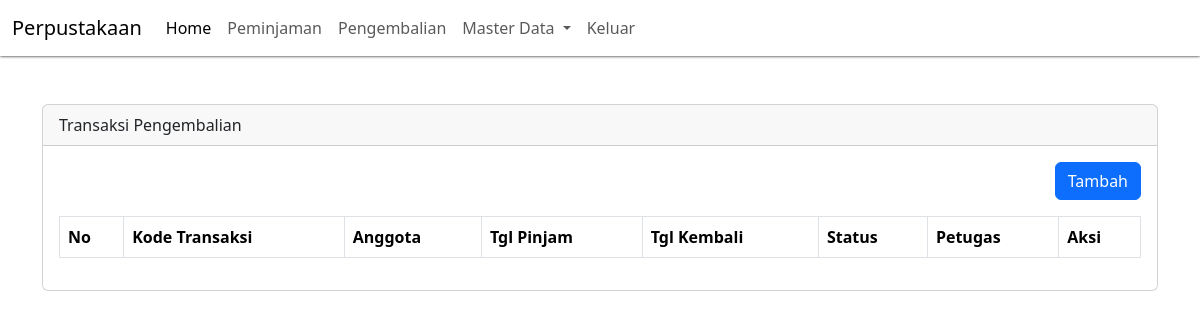
Before: /?pg=pengembalian with the older database file.
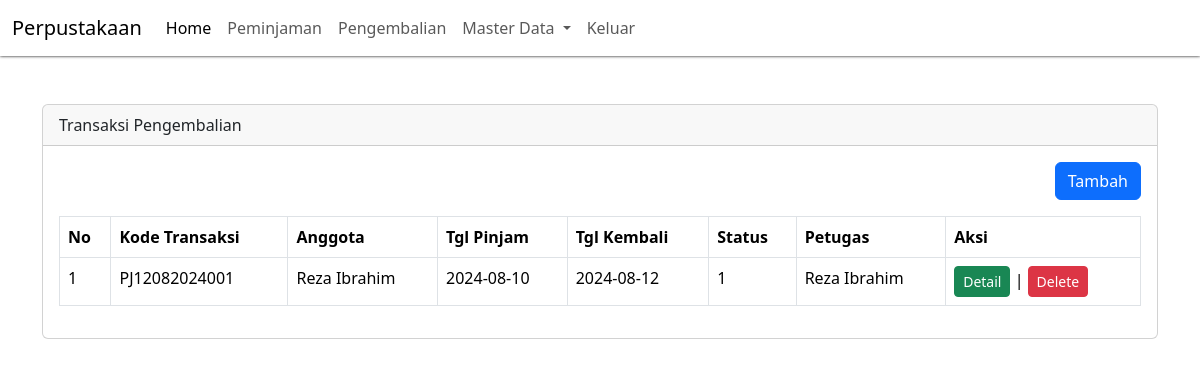
After: the same page with the newer database file.
### tables this page shows
CREATE TABLE `peminjaman` (
  `id` int(11) NOT NULL,
  `id_anggota` int(11) NOT NULL,
  `id_user` int(11) NOT NULL,
  `kode_transaksi` varchar(30) NOT NULL,
  `tgl_pinjam` date NOT NULL,
  `tgl_kembali` date NOT NULL,
  `status` tinyint(1) NOT NULL,
  `created_at` timestamp NOT NULL DEFAULT current_timestamp(),
  `updated_at` timestamp NOT NULL DEFAULT current_timestamp() ON UPDATE current_timestamp(),
  `deleted_at` tinyint(1) NOT NULL DEFAULT 0
);

CREATE TABLE `anggota` (
  `id` int(11) NOT NULL,
  `nisn` varchar(16) NOT NULL,
  `nama_lengkap` varchar(50) NOT NULL,
  `jenis_kelamin` enum('Laki-laki','Perempuan') NOT NULL,
  `no_telp` varchar(13) NOT NULL,
  `alamat` text NOT NULL,
  `created_at` timestamp NOT NULL DEFAULT current_timestamp(),
  `updated_at` timestamp NOT NULL DEFAULT current_timestamp() ON UPDATE current_timestamp()
);

CREATE TABLE `user` (
  `id` int(11) NOT NULL,
  `id_level` int(11) NOT NULL,
  `nama_lengkap` varchar(50) NOT NULL,
  `email` varchar(50) NOT NULL,
  `password` varchar(100) NOT NULL,
  `created_at` timestamp NOT NULL DEFAULT current_timestamp(),
  `updated_at` timestamp NOT NULL DEFAULT current_timestamp() ON UPDATE current_timestamp()
);

### content/pengembalian.php (the view, shortened to what this page needs)
<?php
$queryPinjam = mysqli_query($koneksi, "SELECT anggota.nama_lengkap as nama_anggota,
user.nama_lengkap, peminjaman.* FROM peminjaman
LEFT JOIN anggota ON anggota.id = peminjaman.id_anggota
LEFT JOIN user ON user.id = peminjaman.id_user
WHERE deleted_at = 0
 ORDER BY id DESC");
?>
<div class="container mt-5">
    <div class="row">
        <div class="col-sm-12">
            <div class="card">
                <div class="card-header">Transaksi Pengembalian</div>
                <div class="card-body">
                    <div align="right" class="mb-3">
                        <a href="?pg=tambah-pengembalian" class="btn btn-primary">Tambah</a>
                    </div>
                    <table class="table table-bordered">
                        <thead>
                            <tr>
                                <th>No</th>
                                <th>Kode Transaksi</th>
                                <th>Anggota</th>
                                <th>Tgl Pinjam</th>
                                <th>Tgl Kembali</th>
                                <th>Status</th>
                                <th>Petugas</th>
                                <th>Aksi</th>
                            </tr>
                        </thead>
                        <tbody>
                            <?php
                            $no = 1;
                            while ($row = mysqli_fetch_assoc($queryPinjam)) : ?>
                                <tr>
                                    <td><?php echo $no++ ?></td>
                                    <td><?php echo $row['kode_transaksi'] ?></td>
                                    <td><?php echo $row['nama_anggota'] ?></td>
                                    <td><?php echo $row['tgl_pinjam'] ?></td>
                                    <td><?php echo $row['tgl_kembali'] ?></td>
                                    <td><?php echo $row['status'] ?></td>
                                    <td><?php echo $row['nama_lengkap'] ?></td>
                                    <td>
                                        <a href="?pg=tambah-peminjaman&detail=<?php echo $row['id'] ?>" class="btn btn-sm btn-success">Detail</a> |
                                        <a onclick="return confirm('Apakah anda yakin akan menghapus data ini??')" href="?pg=tambah-peminjaman&delete=<?php echo $row['id'] ?>" class="btn btn-sm btn-danger">Delete</a>
                                    </td>
                                </tr>
                            <?php endwhile ?>
                        </tbody>
                    </table>
                </div>
            </div>
        </div>
    </div>
</div>

Changed rows visible on the page:
added peminjaman: kode_transaksi "PJ12082024001", id_anggota.nama_lengkap "Reza Ibrahim", tgl_pinjam "2024-08-10", tgl_kembali "2024-08-12", status "1", id_user.nama_lengkap "Reza Ibrahim"
